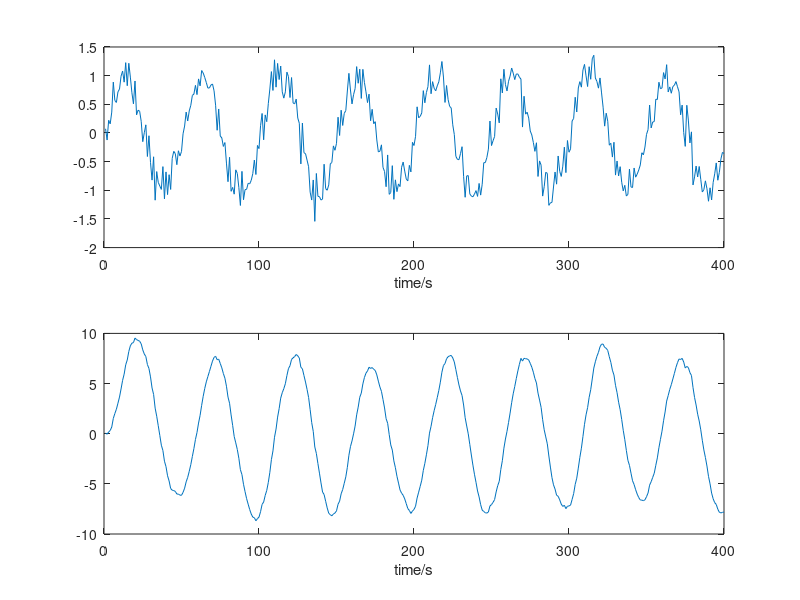

Recreate this plot in MATLAB.
f0 = 2;
N = 400;
fs = 100;
Ts = 1/fs;
a = 0.95;
x = (sin (2*pi*f0*(0:N-1)*Ts))+0.2*randn(1,N);
y = zeros(1,N);
y(1) = x(1);
for n = 2:N
    y(n) = a*y(n-1)+x(n);
end
figure(1);
subplot(211);
plot(x)
xlabel('time/s');
subplot(212);
plot(y)
xlabel('time/s');